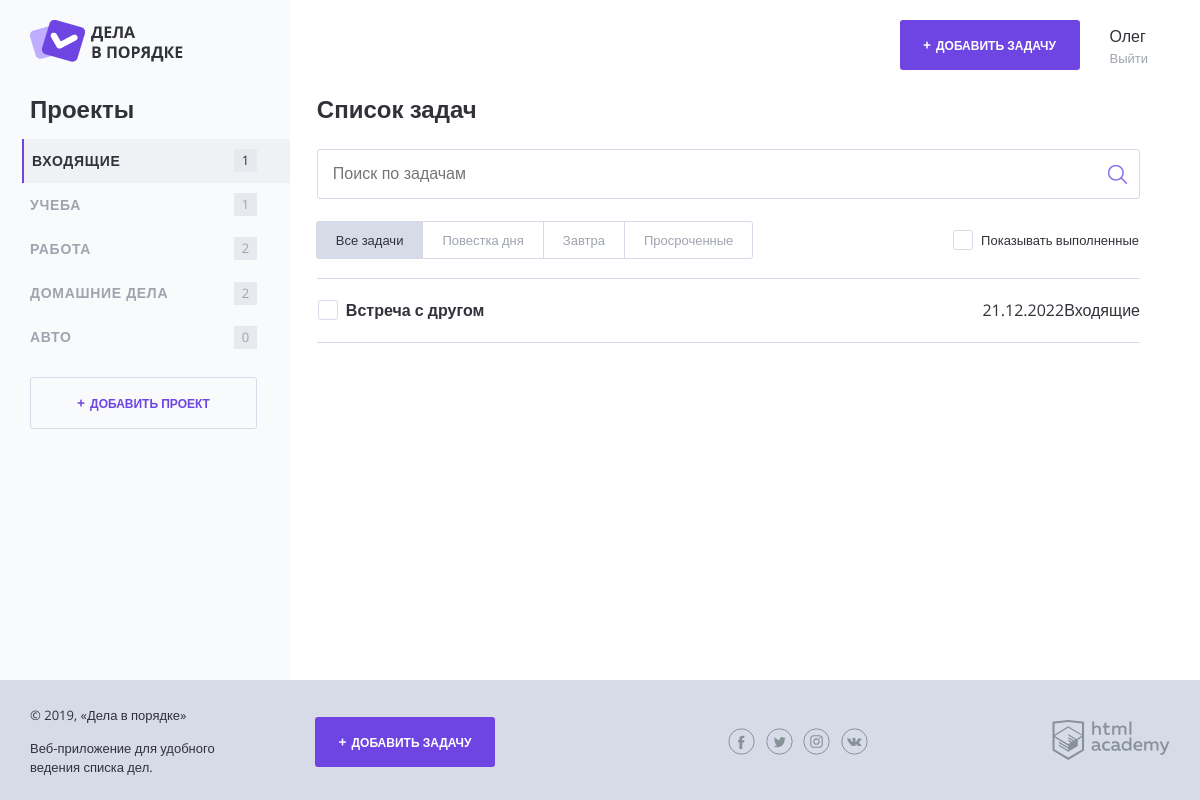
The page /?project_id=1 (signed in) on the database its author committed.
### tables this page shows
CREATE TABLE IF NOT EXISTS project (
    id INT NOT NULL AUTO_INCREMENT PRIMARY KEY,
    name VARCHAR(30) NOT NULL,
    user_id INT NOT NULL,
    FOREIGN KEY(user_id)
        REFERENCES user(id)
            ON DELETE CASCADE
            ON UPDATE CASCADE
);

CREATE TABLE IF NOT EXISTS task (
    id INT NOT NULL AUTO_INCREMENT PRIMARY KEY,
    name VARCHAR(30) NOT NULL,
    is_completed INT DEFAULT 0,
    file_path VARCHAR(255),
    end_date TIMESTAMP,
    date_of_creation TIMESTAMP DEFAULT CURRENT_TIMESTAMP,
    user_id INT NOT NULL,
    project_id INT NOT NULL,

    FOREIGN KEY(user_id)
      REFERENCES user(id)
        ON DELETE CASCADE
        ON UPDATE CASCADE,

    FOREIGN KEY(project_id)
        REFERENCES project(id)
            ON DELETE CASCADE
            ON UPDATE CASCADE
);

### helpers.php (called while the page is built, shortened)
<?php
function db_get_projects(mysqli $conn, int $user_id): false|mysqli_result
{
    $sql = "SELECT COUNT(`project_id`) AS `task_count`, `project`.`id` AS `id`, `project`.`name` AS `name` FROM `task`
        RIGHT JOIN `project` ON `task`.`project_id` = `project`.`id`
        WHERE `project`.`user_id` = ? GROUP BY `project`.`id`, `project`.`name`";
    return send_query($conn, $sql, $user_id);
}
function db_get_tasks(mysqli $conn, int $user_id, int $project_id = 0, ?string $search_query = null, ?string $filter = null): false|mysqli_result
{
    $sql = 'SELECT `task`.`id` AS id,
            `task`.`name`,
            `is_completed`,
            `file_path`,
            DATE_FORMAT(`end_date`, "%d.%m.%Y") AS `end_date`,
            `project`.`name` AS `project`
            FROM `task` INNER JOIN `project` ON `task`.`project_id` = `project`.`id`
            WHERE `project`.`user_id` = ? ';
    $params = [$user_id];
    if ($project_id > 0) {
        $sql .= 'AND `project`.`id` = ? ';
        $params[] = $project_id;
    }
    $result = send_query($conn, $sql, ...$params);
    return $result;
}
function send_query(mysqli $conn, string $sql, mixed &...$params): false|mysqli_result
{
    $types = '';
    $code_names = ['integer' => 'i', 'double' => 'd', 'string' => 's'];
    foreach ($params as $param) {
        $types .= $code_names[gettype($param)] ?? '';
    }
    $stmt = $conn->prepare($sql);
    $stmt->bind_param($types, ...$params);
    $stmt->execute();
    return $stmt->get_result();
}
function time_deff($date)
{
    return (strtotime($date) - strtotime(date('Y-m-d H:i:s'))) / 3600;
}
function include_template($name, array $data = [])
{
    $name = 'templates/' . $name;
    extract($data);
    require $name;
    $result = ob_get_clean();
    return $result;
}

### session.php (called while the page is built, shortened)
<?php
$user_id = (int)$_SESSION['user']['id'];

### templates/project-list.php (the view)
<section class="content__side">
    <h2 class="content__side-heading">Проекты</h2>
    <nav class="main-navigation">
        <?php foreach ($projects as $project): ?>
            <ul class="main-navigation__list">
                <li class="main-navigation__list-item <?php if ($project['id'] === $selected_project_id): ?>main-navigation__list-item--active<?php endif; ?>">
                    <a class="main-navigation__list-item-link"
                       href="/?project_id=<?= $project['id'] ?>"><?= htmlspecialchars($project['name']) ?></a>
                    <span class="main-navigation__list-item-count"><?= $project['task_count'] ?></span>
                </li>
            </ul>
        <?php endforeach; ?>
    </nav>
    <a class="button button--transparent button--plus content__side-button"
       href="add-project.php" target="project_add">Добавить проект</a>
</section>

### templates/main.php (shortened to what this page needs)
<?= $project_list ?>
<main class="content__main">
    <h2 class="content__main-heading">Список задач</h2>
    <form class="search-form" action="index.php" method="get" autocomplete="off">
        <input class="search-form__input" type="text" name="search" value="" placeholder="Поиск по задачам">
        <input class="search-form__submit" type="submit" name="" value="Искать">
    </form>
    <div class="tasks-controls">
        <nav class="tasks-switch">
            <a href="/"
               class="tasks-switch__item <?php if (empty($filter)): ?>tasks-switch__item--active<?php endif; ?>">Все
                задачи</a>
            <a href="/?filter=<?= FILTER_TODAY ?>"
               class="tasks-switch__item <?php if ($filter === FILTER_TODAY): ?>tasks-switch__item--active<?php endif; ?>">Повестка
                дня</a>
            <a href="/?filter=<?= FILTER_TOMORROW ?>"
               class="tasks-switch__item <?php if ($filter === FILTER_TOMORROW): ?>tasks-switch__item--active<?php endif; ?>">Завтра</a>
            <a href="/?filter=<?= FILTER_OVERDUE ?>"
               class="tasks-switch__item <?php if ($filter === FILTER_OVERDUE): ?>tasks-switch__item--active<?php endif; ?>">Просроченные</a>
        </nav>
        <label class="checkbox">
            <span class="checkbox__text">Показывать выполненные</span>
        </label>
    </div>
    <table class="tasks">
        <?php if ($tasks->num_rows === 0): ?>
            <p>Ничего не найдено по вашему запросу</p>
        <?php else: foreach ($tasks as $task): ?>
            <tr class="<?php if ($show_complete_tasks === 0 && $task["is_completed"] === 1): ?>hidden<?php endif; ?> <?php if (time_deff($task["end_date"]) < 24): ?>task--important<?php endif; ?> tasks__item task <?php if ($task["is_completed"] === 1): ?>task--completed<?php endif; ?>">
                <td class="task__select ">
                    <label class="checkbox task__checkbox">
                        <span class="checkbox__text"><?= htmlspecialchars($task["name"]) ?></span>
                    </label>
                </td>
                <td class="task__file">
                </td>
                <td class="task__date"><?= $task["end_date"] ?></td>
                <td class="task__controls"><?= htmlspecialchars($task['project']) ?></td>
            </tr>
        <?php endforeach; endif; ?>
    </table>
</main>

### rows shown on the page
project: name "ВХОДЯЩИЕ", task_count "1"
project: name "УЧЕБА", task_count "1"
project: name "РАБОТА", task_count "2"
project: name "ДОМАШНИЕ ДЕЛА", task_count "2"
project: name "АВТО", task_count "0"
task: name "Встреча с другом", end_date "21.12.2022", project.name "Входящие"

### other values the page prints
$_SESSION['user']['username'] "Олег"
